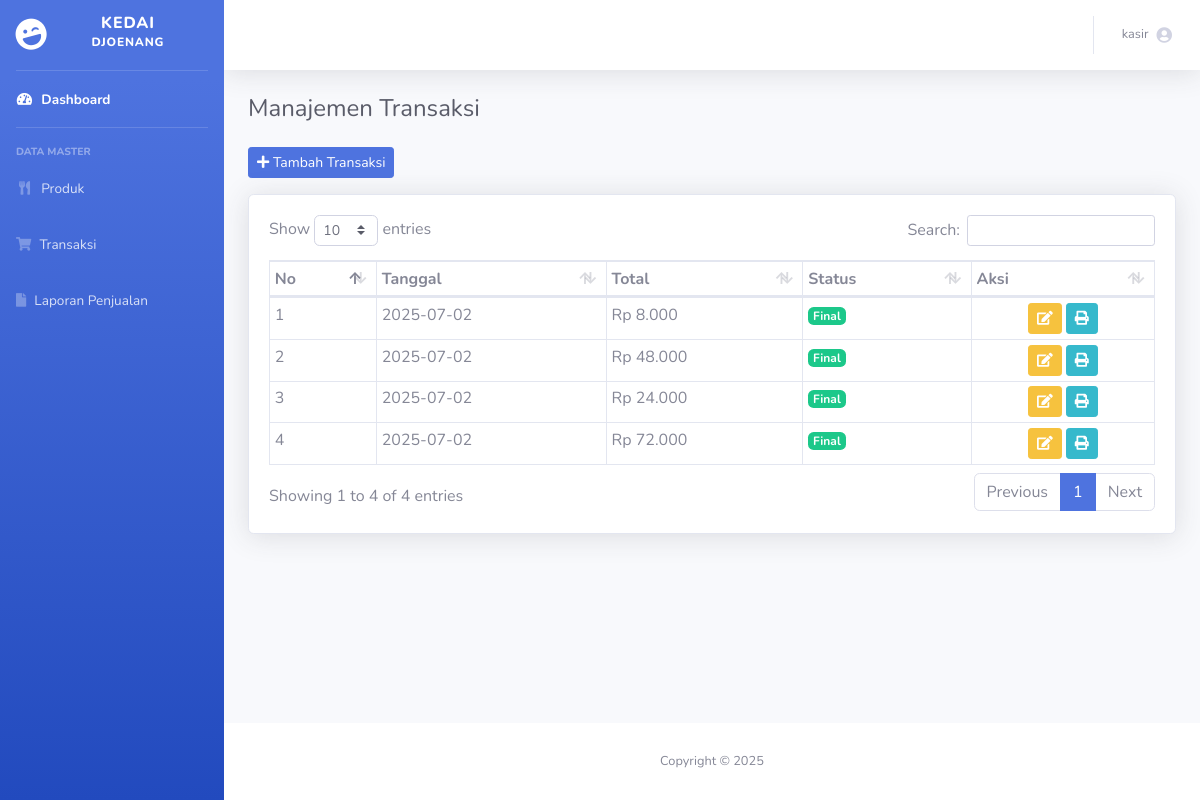
The page /transaksi.php (signed in) on the database its author committed.
### tables this page shows
CREATE TABLE `transaksi` (
  `ID_Transaksi` int(50) NOT NULL,
  `Tanggal` date NOT NULL,
  `Total` int(11) NOT NULL,
  `ID_User` int(50) DEFAULT NULL,
  `Status` enum('Final','Draft') NOT NULL
);

### transaksi.php (the view, shortened to what this page needs)
<?php include 'head.php'; ?>
<?php
include 'dbcon.php';
?>
<div class="container-fluid mt-4">
    <h1 class="h4 mb-4 text-gray-800">Manajemen Transaksi</h1>
    <form method="post">
        <button type="submit" name="buat_transaksi" class="btn btn-sm btn-primary mb-3">
            <i class="fas fa-plus"></i> Tambah Transaksi
        </button>
    </form>
    <div class="card shadow">
        <div class="card-body">
            <div class="table-responsive">
                <table class="table table-bordered table-sm" id="dataTable" width="100%" cellspacing="0">
                    <thead>
                        <tr>
                            <th>No</th>
                            <th>Tanggal</th>
                            <th>Total</th>
                            <th>Status</th>
                            <th>Aksi</th>
                        </tr>
                    </thead>
                    <tbody>
                        <?php
                        $no = 1;
                        $result = $conn->query("SELECT * FROM transaksi ORDER BY ID_Transaksi DESC");
                        while ($row = $result->fetch_assoc()):
                        ?>
                        <tr>
                            <td><?= $no++; ?></td>
                            <td><?= $row['Tanggal']; ?></td>
                            <td>Rp <?= number_format($row['Total'], 0, ',', '.'); ?></td>
                            <td>
                                <span class="badge
                                    <?= $row['Status'] === 'Final' ? 'badge-success' : 'badge-secondary'; ?>">
                                    <?= $row['Status']; ?>
                                </span>
                            </td>
                            <td class="text-center">
                                <a href="detail_transaksi.php?id=<?= $row['ID_Transaksi']; ?>"
                                   class="btn btn-sm btn-warning">
                                   <i class="fas fa-edit"></i>
                                </a>
                                <?php if ($row['Status'] === 'Final'): ?>
                                    <button class="btn btn-sm btn-info" onclick="printNota(<?= $row['ID_Transaksi']; ?>)">
                                        <i class="fas fa-print"></i>
                                    </button>
                                <?php endif; ?>
                            </td>
                        </tr>
                        <?php endwhile ?>
                    </tbody>
                </table>
            </div>
        </div>
    </div>
</div>
<?php include 'footer.php'; ?>

### head.php (shortened to what this page needs)
<!DOCTYPE html>
<html lang="en">
<head>
    <link href="assets/vendor/fontawesome-free/css/all.min.css" rel="stylesheet" type="text/css">
    <link href="assets/css/sb-admin-2.min.css" rel="stylesheet">
    <link href="assets/vendor/datatables/dataTables.bootstrap4.min.css" rel="stylesheet">
</head>
<body id="page-top">
    <div id="wrapper">
        <ul class="navbar-nav bg-gradient-primary sidebar sidebar-dark accordion" id="accordionSidebar">
            <a class="sidebar-brand d-flex align-items-center justify-content-center" href="index.php">
                <div class="sidebar-brand-icon rotate-n-15">
                    <i class="fas fa-laugh-wink"></i>
                </div>
                <div class="sidebar-brand-text mx-3">Kedai <sup>Djoenang</sup></div>
            </a>
            <hr class="sidebar-divider my-0">
            <li class="nav-item active">
                <a class="nav-link" href="index.php">
                    <i class="fas fa-fw fa-tachometer-alt"></i>
                    <span>Dashboard</span></a>
            </li>
            <hr class="sidebar-divider">
            <div class="sidebar-heading">
                Data Master
            </div>
            <li class="nav-item">
                <a class="nav-link" href="produk.php">
                    <i class="fas fa-fw fa-utensils"></i>
                    <span>Produk</span></a>
            </li>
            <li class="nav-item">
                <a class="nav-link" href="transaksi.php">
                    <i class="fas fa-solid fa-shopping-cart"></i>
                    <span>Transaksi</span></a>
            </li>
            <li class="nav-item">
                <a class="nav-link" href="laporan.php">
                    <i class="fas fa-solid fa-file"></i>
                    <span>Laporan Penjualan</span></a>
            </li>
        </ul>
        <div id="content-wrapper" class="d-flex flex-column">
            <div id="content">
                <nav class="navbar navbar-expand navbar-light bg-white topbar mb-4 static-top shadow">
                    <ul class="navbar-nav ml-auto">
                        <li class="nav-item dropdown no-arrow">
                            <a class="nav-link dropdown-toggle" href="#" id="userDropdown" role="button"
                                data-toggle="dropdown" aria-haspopup="true" aria-expanded="false">
                                <span class="mr-2 d-none d-lg-inline text-gray-600 small"><?php echo $_SESSION['USERNAME'];?></span>
                                <i class="fa fa-user-circle"></i>
                            </a>
                        </li>
                    </ul>
                </nav>

### footer.php (shortened to what this page needs)
            </div>
            <footer class="sticky-footer bg-white">
                <div class="container my-auto">
                    <div class="copyright text-center my-auto">
                        <span>Copyright &copy; 2025</span>
                    </div>
                </div>
            </footer>
        </div>
    </div>
</body>
</html>

### rows shown on the page
transaksi: Tanggal "2025-07-02", Total "8.000", Status "Final"
transaksi: Tanggal "2025-07-02", Total "48.000", Status "Final"
transaksi: Tanggal "2025-07-02", Total "24.000", Status "Final"
transaksi: Tanggal "2025-07-02", Total "72.000", Status "Final"

### other values the page prints
$_SESSION['USERNAME'] "kasir"
